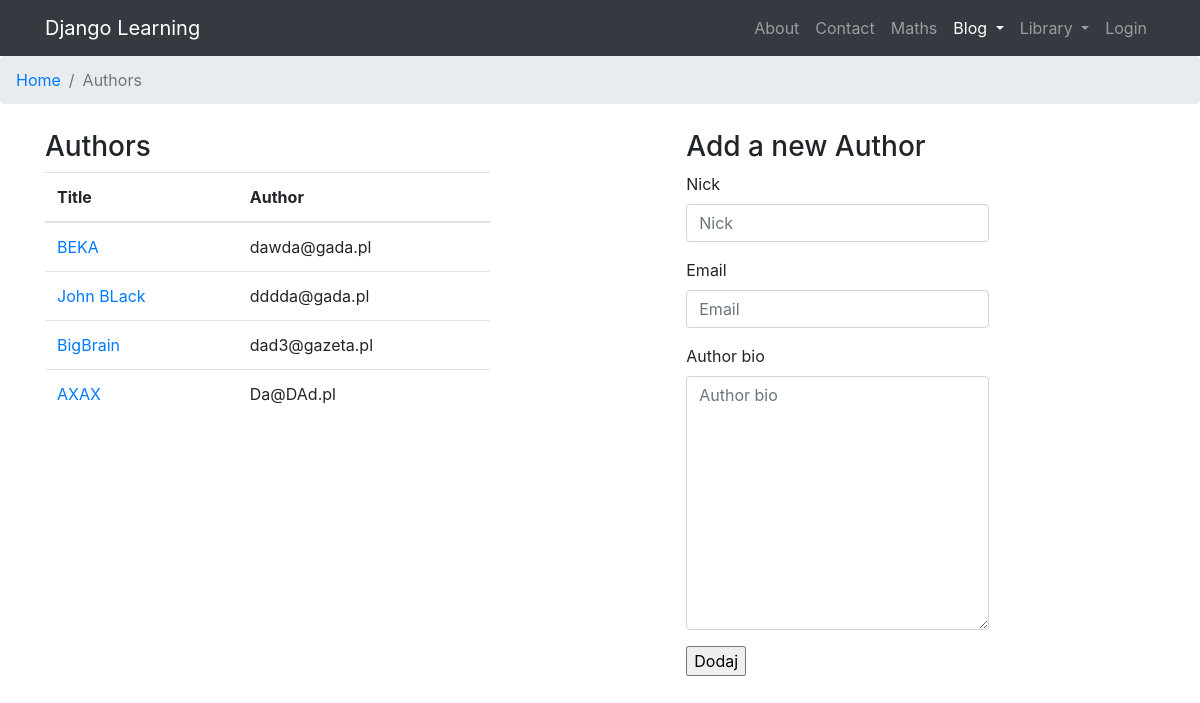
The app's page /posts/authors/ with its own data.
### posts/models.py (models this page shows, shortened)
class Author(models.Model):
    nick = models.CharField(max_length=50, unique=True, null=False)
    email = models.EmailField(null=False, unique=True)
    author_bio = models.TextField(blank=True)

### posts/views.py (the view, shortened to what this page needs)
# urls.py: path('authors/', author_list, name='a_list'),
def author_list(request):
    form = AuthorForm()
    authors = Author.objects.all()
    return render(
        request=request,
        template_name='author_list.html',
        context={
            'authors': authors,
            'form' : form
            }
    )

### posts/forms.py (shortened to what this page needs)
class AuthorForm(forms.ModelForm):
    class Meta:
        model = Author
        fields = '__all__'

### posts/templates/author_list.html (shortened to what this page needs)
{% extends "main.html" %}
{% load bootstrap4 %}
{% block breadcrumbs %}
    <ol class="breadcrumb">
        <li class="breadcrumb-item " >
            <a href="{% url 'greetings:welcome'%}">Home</a>
        </li>
        <li class="breadcrumb-item active" >
            Authors
        </li>
    </ol>
{% endblock breadcrumbs %}
{% block content %}
<div class="row">
    <div class="col-md-5">
        <h3>Authors</h3>
        <div class="table-responsive">
            <table class="table">
                <thead>
                    <tr>
                        <th>Title</th>
                        <th>Author</th>
                    </tr>
                </thead>
                <tbody>
                    {% for a in authors %}
                        <tr>
                            <td><a href="{% url 'posts:a_details' a.id %}">{{ a.nick }}</a></td>
                            <td>{{ a.email }}</td>
                        </tr>
                    {% endfor %}
                </tbody>
            </table>
        </div>
    </div>
    <div class="col-md-7">
        <div class="row justify-content-center">
          <div class="col-md-6">
            <h3>Add a new Author</h3>
                <form method="POST" enctype='multipart/form-data'>
                    {% bootstrap_form form  %}
                    <input type="submit" value="Dodaj">
                </form>
          </div>
        </div>
      </div>
{% endblock %}

### records on screen
Author: nick "BEKA", email "dawda@gada.pl"
Author: nick "John BLack", email "dddda@gada.pl"
Author: nick "BigBrain", email "dad3@gazeta.pl"
Author: nick "AXAX", email "Da@DAd.pl"
